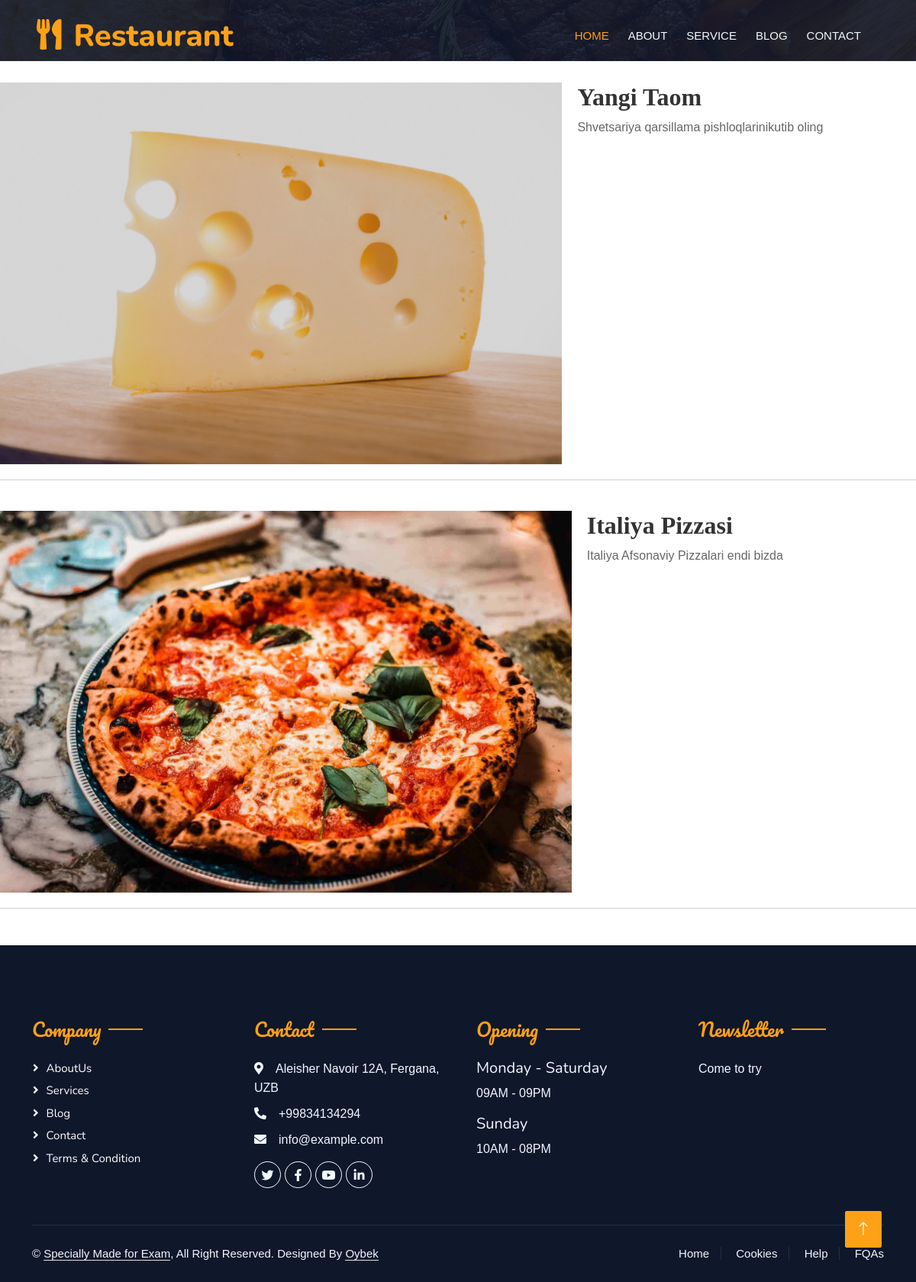
Screenshot of /blog/ with the database file from the repository.
### Menu/models.py (models this page shows)
class Blog(models.Model):
    title = models.CharField(max_length = 255)
    body  = models.TextField()
    image = models.FileField(upload_to='blog/')

### Menu/views.py (the view)
# urls.py: path('blog/', views.blog, name='blog'),
def blog(request):
    blog_posts = models.Blog.objects.all()
    context = {
         'blog_posts': blog_posts
         }
    return render(request, 'blog.html', context )

### templates/blog.html (shortened to what this page needs)
{% extends 'base.html' %}
{% block content %}
{% load static %}
<body style="font-family: Arial, sans-serif; line-height: 1.6;">
    <section id="home-section" class="line" style="padding-top: 20px;">
        <div class="margin">
            <div class="s-12 l-9">
                {% for post in blog_posts %}
                <article class="post-{{ forloop.counter }} line" style="margin-bottom: 40px; border-bottom: 1px solid #ccc; padding-bottom: 20px; overflow: hidden;">
                    <div class="s-12 l-6 post-image" style="float: left;">
                        <a href="{{ post.get_absolute_url }}">
                            <img src="{{ post.image.url }}" alt="{{ post.title }}" style="width: 100%; height: 500px;">
                        </a>
                    </div>
                    <div class="s-12 l-5 post-text" style="float: left; padding-left: 20px;">
                        <a href="{{ post.get_absolute_url }}" style="text-decoration: none;">
                            <h2 style="margin-top: 0; font-family: 'Times New Roman', serif; color: #333;">{{ post.title }}</h2>
                        </a>
                        <p style="color: #666;">{{ post.body }}</p>
                    </div>
                </article>
                {% endfor %}
            </div>
        </div>
    </section>
</body>
{% endblock %}

### static/css/style.css (style rules this page uses)
:root { --primary: #FEA116; --light: #F1F8FF; --dark: #0F172B; }

### rows the page displays
Blog: image (picture), title "Yangi Taom", body "Shvetsariya qarsillama pishloqlarinikutib oling"
Blog: image (picture), title "Italiya Pizzasi", body "Italiya Afsonaviy Pizzalari endi bizda"
